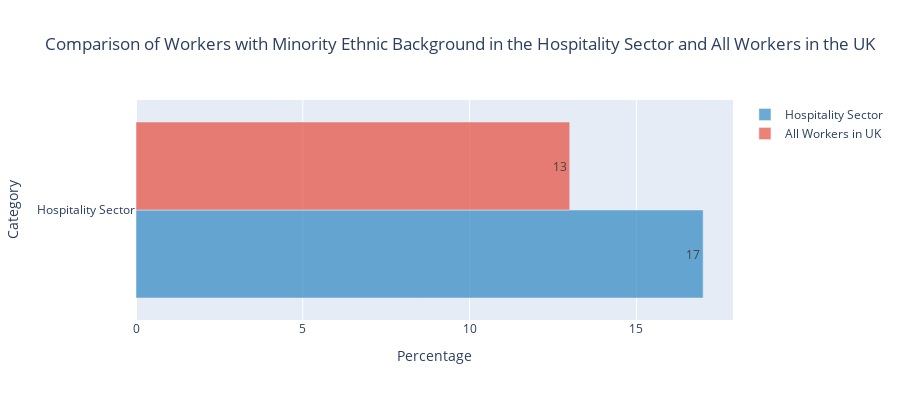

Here is the notebook cell this chart was saved with:
### Code cell
# Data for workers in the hospitality sector and all workers in the UK
categories = ["Hospitality Sector", "All Workers in UK"]
minority_ethnic_background_hospitality = [17]
minority_ethnic_background_all_workers = [13]

# Create a horizontal bar chart for ethnic background comparison
fig = go.Figure()

fig.add_trace(go.Bar(
    y=categories,
    x=minority_ethnic_background_hospitality,
    orientation='h',
    name="Hospitality Sector",
    text=minority_ethnic_background_hospitality,
    textposition='inside',
    marker=dict(color='rgba(46, 134, 193, 0.7)'),
))

fig.add_trace(go.Bar(
    y=categories,
    x=minority_ethnic_background_all_workers,
    orientation='h',
    name="All Workers in UK",
    text=minority_ethnic_background_all_workers,
    textposition='inside',
    marker=dict(color='rgba(231, 76, 60, 0.7)'),
))

fig.update_layout(
    title="Comparison of Workers with Minority Ethnic Background in the Hospitality Sector and All Workers in the UK",
    yaxis_title="Category",
    xaxis_title="Percentage",
    barmode='group',
    height=400,  # Set the height to 400 pixels
)

# Show the graph
fig.show()

### Figure 1 — Plotly figure (JSON) as saved in the notebook; plotly's stock layout.template omitted (floating-point values rounded to 4 significant figures)
{"data": [{"marker": {"color": "rgba(46, 134, 193, 0.7)"}, "name": "Hospitality Sector", "orientation": "h", "text": ["17"], "textposition": "inside", "type": "bar", "x": [17], "y": ["Hospitality Sector", "All Workers in UK"]}, {"marker": {"color": "rgba(231, 76, 60, 0.7)"}, "name": "All Workers in UK", "orientation": "h", "text": ["13"], "textposition": "inside", "type": "bar", "x": [13], "y": ["Hospitality Sector", "All Workers in UK"]}], "layout": {"barmode": "group", "height": 400, "title": {"text": "Comparison of Workers with Minority Ethnic Background in the Hospitality Sector and All Workers in the UK"}, "xaxis": {"title": {"text": "Percentage"}}, "yaxis": {"title": {"text": "Category"}}}}
